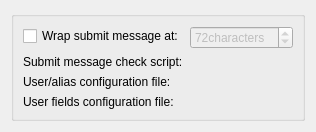
<?xml version="1.0" encoding="UTF-8"?>
<ui version="4.0">
 <class>VCSBaseSettingsPage</class>
 <widget class="QWidget" name="VCSBaseSettingsPage">
  <layout class="QVBoxLayout" name="verticalLayout">
   <item>
    <widget class="QGroupBox" name="commonGroupBox">
     <layout class="QFormLayout" name="formLayout">
      <property name="rowWrapPolicy">
       <enum>QFormLayout::WrapLongRows</enum>
      </property>
      <item row="1" column="0">
       <widget class="QLabel" name="submitMessageCheckScriptLabel">
        <property name="toolTip">
         <string>An executable which is called with the submit message in a temporary file as first argument. It should return with an exit != 0 and a message on standard error to indicate failure.</string>
        </property>
        <property name="text">
         <string>Submit message check script:</string>
        </property>
       </widget>
      </item>
      <item row="1" column="1">
       <widget class="Utils::PathChooser" name="submitMessageCheckScriptChooser"/>
      </item>
      <item row="2" column="0">
       <widget class="QLabel" name="nickNameMailMapLabel">
        <property name="toolTip">
         <string>A file listing user names and email addresses in a 4-column mailmap format:
name &lt;email&gt; alias &lt;email&gt;</string>
        </property>
        <property name="text">
         <string>User/alias configuration file:</string>
        </property>
       </widget>
      </item>
      <item row="2" column="1">
       <widget class="Utils::PathChooser" name="nickNameMailMapChooser"/>
      </item>
      <item row="3" column="0">
       <widget class="QLabel" name="nickNameFieldsFileLabel">
        <property name="toolTip">
         <string>A simple file containing lines with field names like &quot;Reviewed-By:&quot; which will be added below the submit editor.</string>
        </property>
        <property name="text">
         <string>User fields configuration file:</string>
        </property>
       </widget>
      </item>
      <item row="3" column="1">
       <widget class="Utils::PathChooser" name="nickNameFieldsFileChooser"/>
      </item>
      <item row="0" column="0">
       <widget class="QCheckBox" name="lineWrapCheckBox">
        <property name="text">
         <string>Wrap submit message at:</string>
        </property>
       </widget>
      </item>
      <item row="0" column="1">
       <widget class="QSpinBox" name="lineWrapSpinBox">
        <property name="enabled">
         <bool>false</bool>
        </property>
        <property name="suffix">
         <string>characters</string>
        </property>
        <property name="minimum">
         <number>40</number>
        </property>
        <property name="maximum">
         <number>200</number>
        </property>
        <property name="value">
         <number>72</number>
        </property>
       </widget>
      </item>
     </layout>
    </widget>
   </item>
   <item>
    <spacer name="verticalSpacer">
     <property name="orientation">
      <enum>Qt::Vertical</enum>
     </property>
     <property name="sizeType">
      <enum>QSizePolicy::MinimumExpanding</enum>
     </property>
     <property name="sizeHint" stdset="0">
      <size>
       <width>0</width>
       <height>0</height>
      </size>
     </property>
    </spacer>
   </item>
  </layout>
 </widget>
 <customwidgets>
  <customwidget>
   <class>Utils::PathChooser</class>
   <extends>QWidget</extends>
   <header location="global">utils/pathchooser.h</header>
   <container>1</container>
  </customwidget>
 </customwidgets>
 <resources/>
 <connections/>
</ui>
